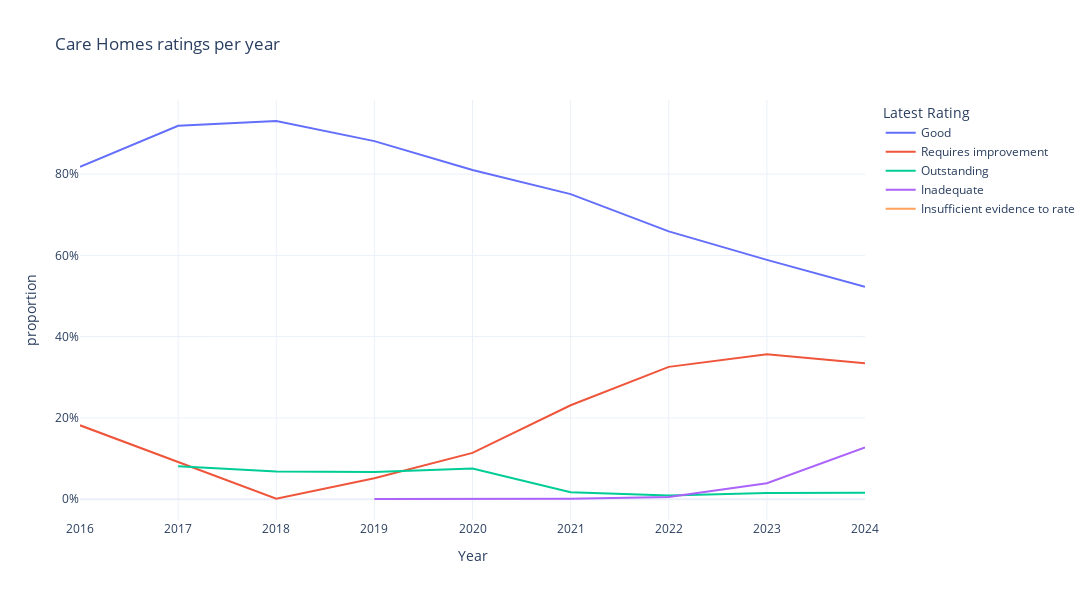

Notebook source saved alongside this figure:
### Markdown cell above
I believe a line chart would do a better job highlighting any trends

### Code cell
fig = px.line(
    rating_per_year,
    x="Year",
    y="proportion",
    color="Latest Rating",
    template="plotly_white",
    title="Care Homes ratings per year",
    width=1400,
    height=600
)

# Update the y-axis to show percentages
fig.update_yaxes(tickformat=".0%")

fig.show()

### Figure 1 — Plotly figure (JSON) as saved in the notebook; plotly's stock layout.template omitted (floating-point values rounded to 4 significant figures)
{"data": [{"hovertemplate": "Latest Rating=Good<br>Year=%{x}<br>proportion=%{y}<extra></extra>", "legendgroup": "Good", "line": {"color": "#636efa", "dash": "solid"}, "marker": {"symbol": "circle"}, "mode": "lines", "name": "Good", "orientation": "v", "showlegend": true, "type": "scatter", "x": [2016, 2017, 2018, 2019, 2020, 2021, 2022, 2023, 2024], "xaxis": "x", "y": [0.8182, 0.9188, 0.9307, 0.8812, 0.8103, 0.7507, 0.6591, 0.5889, 0.5226], "yaxis": "y"}, {"hovertemplate": "Latest Rating=Requires improvement<br>Year=%{x}<br>proportion=%{y}<extra></extra>", "legendgroup": "Requires improvement", "line": {"color": "#EF553B", "dash": "solid"}, "marker": {"symbol": "circle"}, "mode": "lines", "name": "Requires improvement", "orientation": "v", "showlegend": true, "type": "scatter", "x": [2016, 2018, 2019, 2020, 2021, 2022, 2023, 2024], "xaxis": "x", "y": [0.1818, 0.0009901, 0.05131, 0.1139, 0.2312, 0.3256, 0.3567, 0.3345], "yaxis": "y"}, {"hovertemplate": "Latest Rating=Outstanding<br>Year=%{x}<br>proportion=%{y}<extra></extra>", "legendgroup": "Outstanding", "line": {"color": "#00cc96", "dash": "solid"}, "marker": {"symbol": "circle"}, "mode": "lines", "name": "Outstanding", "orientation": "v", "showlegend": true, "type": "scatter", "x": [2017, 2018, 2019, 2020, 2021, 2022, 2023, 2024], "xaxis": "x", "y": [0.08122, 0.06832, 0.06694, 0.07574, 0.01723, 0.009276, 0.01526, 0.01568], "yaxis": "y"}, {"hovertemplate": "Latest Rating=Inadequate<br>Year=%{x}<br>proportion=%{y}<extra></extra>", "legendgroup": "Inadequate", "line": {"color": "#ab63fa", "dash": "solid"}, "marker": {"symbol": "circle"}, "mode": "lines", "name": "Inadequate", "orientation": "v", "showlegend": true, "type": "scatter", "x": [2019, 2021, 2022, 2023, 2024], "xaxis": "x", "y": [0.0005898, 0.0009066, 0.005566, 0.03915, 0.1272], "yaxis": "y"}, {"hovertemplate": "Latest Rating=Insufficient evidence to rate<br>Year=%{x}<br>proportion=%{y}<extra></extra>", "legendgroup": "Insufficient evidence to rate", "line": {"color": "#FFA15A", "dash": "solid"}, "marker": {"symbol": "circle"}, "mode": "lines", "name": "Insufficient evidence to rate", "orientation": "v", "showlegend": true, "type": "scatter", "x": [2022], "xaxis": "x", "y": [0.0004638], "yaxis": "y"}], "layout": {"height": 600, "legend": {"title": {"text": "Latest Rating"}, "tracegroupgap": 0}, "title": {"text": "Care Homes ratings per year"}, "width": 1400, "xaxis": {"anchor": "y", "autorange": true, "domain": [0, 1], "range": [2016, 2024], "title": {"text": "Year"}, "type": "linear"}, "yaxis": {"anchor": "x", "autorange": true, "domain": [0, 1], "range": [-0.05122, 0.9824], "tickformat": ".0%", "title": {"text": "proportion"}, "type": "linear"}}}
